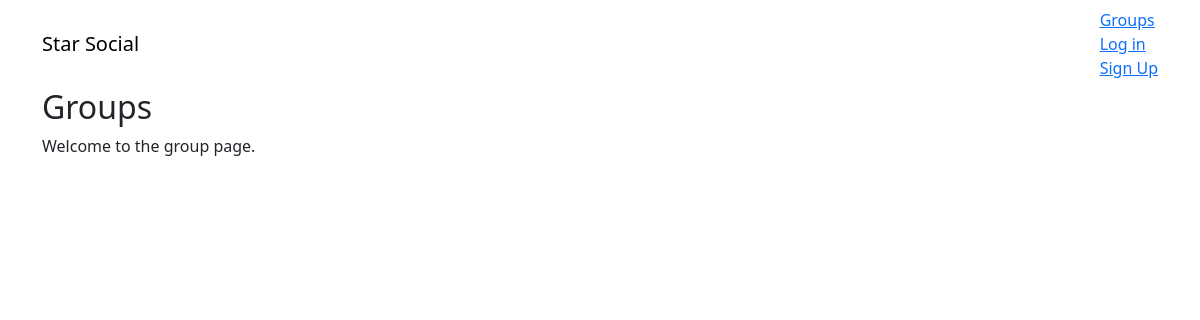
Page /group/ on the earlier database version.
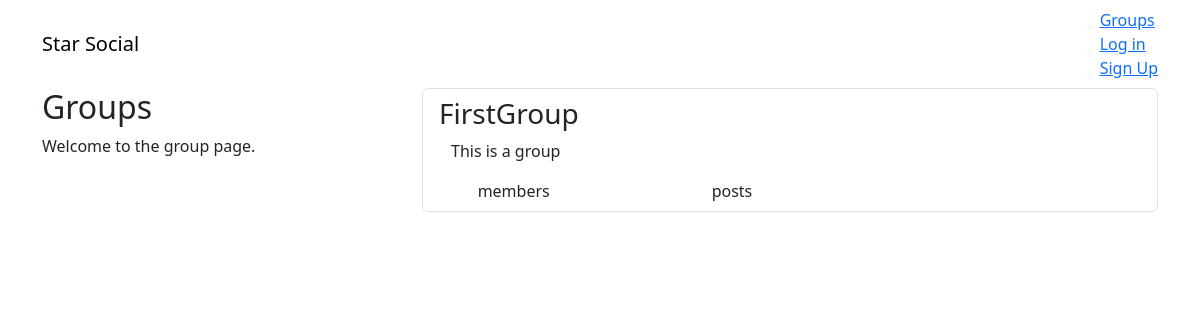
Same page on the later database version.
### group/models.py (models this page shows, shortened)
class Group(models.Model):
    name = models.CharField(max_length=255, unique=True)
    slug = models.SlugField(allow_unicode=True, unique=True)
    description = models.TextField(blank=True, default="")
    description_html = models.TextField(editable=False, default="", blank=True)
    members = models.ManyToManyField(User, through="GroupMember")
    class Meta:
        ordering = ["name"]

### group/views.py (the view)
# urls.py: path('', views.ListGroup.as_view(), name="all"),
class ListGroup(generic.ListView):
    model = Group

### group/templates/group/group_list.html (shortened to what this page needs)
{% extends "group/group_base.html" %}
{% block pregroup %}
<div class="col-md-4">
    <div class="content">
        <h2>Groups</h2>
        <p>Welcome to the group page.</p>
    </div>
</div>
{% endblock pregroup %}
{% block group_content %}
  <div class="col-md-8">
    <div class="list-group">
        {% for group in object_list %}
          <a class="list-group-item" href="{% url 'group:single' slug=group.slug %}">
            <h3 class="title list-group-item-heading">{{ group.name }}</h3>
            <div class="list-group-item-text container-fluid">
                {{ group.description_html|safe }}
                <div class="row">
                    <div class="col-md-4">
                        <span class="badge">{{ group.members.count }}</span>
                        member{{ group.members.count|pluralize}}
                    </div>
                    <div class="col-md-4">
                        <span class="badge">{{ group.posts.count }}</span>
                        post{{ group.posts.count|pluralize }}
                    </div>
                </div>
            </div>
          </a>
        {% endfor %}
    </div>
  </div>
{% endblock group_content %}

Differences in the rows shown:
added Group: name "FirstGroup", description_html "This is a group"
